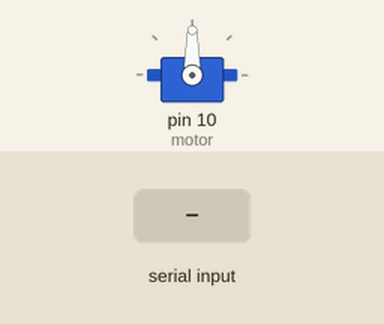
This sketch was run on a simulated Arduino Uno, built with avr-gcc and run on an emulated ATmega328P. On the bench: servo. The test bench sets the inputs (shaded band).

Above: at 1.2 s.
1.3 s: "0" received over Serial
At 1.6 s:
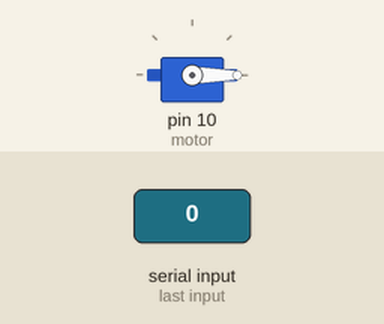
2.8 s: "1" received over Serial
At 3.9 s:
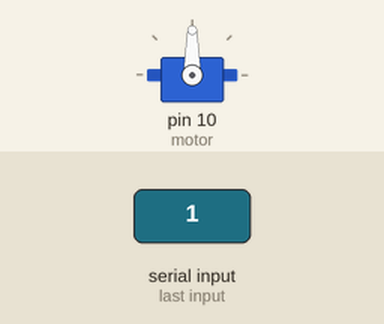
4.3 s: "2" received over Serial
At 5.1 s:
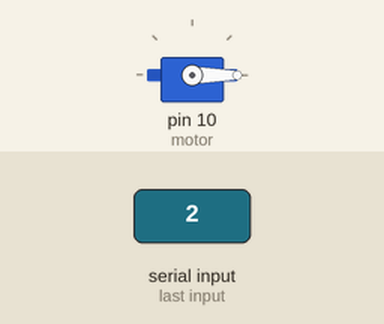
Timing chart, 0 to 7.3 s (numbered marks = the images above; inputs shaded):
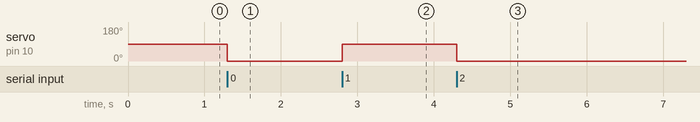

Measured:
- after the input at 1.3 s, servo on pin 10 (motor): 90° → 0° at once
- after the input at 2.8 s, servo on pin 10 (motor): 0° → 90° at once
- after the input at 4.3 s, servo on pin 10 (motor): 90° → 0° at once

The sketch:

faceaud.ino
```cpp
#include <Servo.h>
Servo motor;
int data;
void setup() {
  Serial.begin(9600);
  motor.attach(10);
}

void loop() {
  while(Serial.available()){
    data=Serial.read();
    if(data=='1'){
      motor.write(90);
      delay(1000);
    }
    else{
      motor.write(0);
    }
  }
}
```
